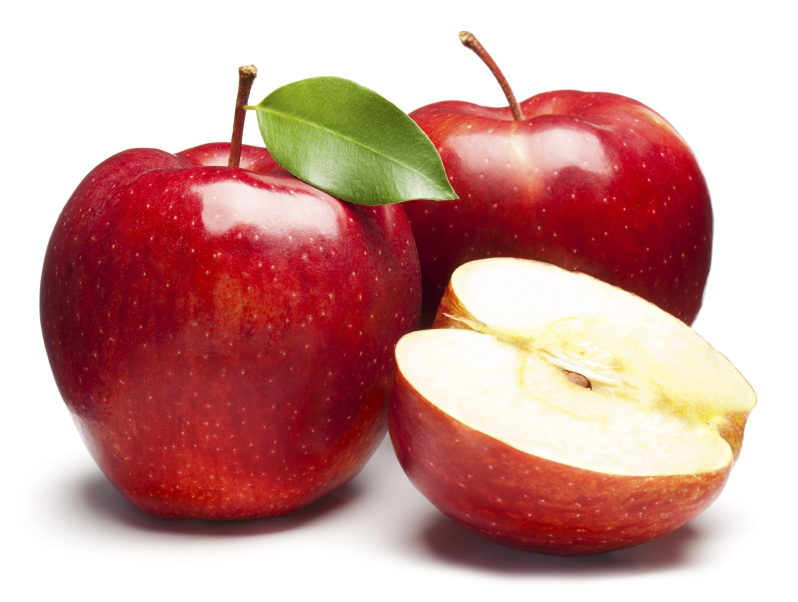
#> input picture apple.jpg, 1595 x 1204 px (shown at 1/2 size)
$ python sketchy_lines.py apple.jpg out.png   (Python 2 division)   (older library calls are emulated)
#> lines starting #> are read from the running program, lines starting #| are printed output that depends on the picture; after the words box and inside, x2 and y2 are one past the last pixel; in counts of white or black regions, pixels touching at a corner belong together
import cv2
import argparse
import numpy as np
from matplotlib import pyplot as plt


#  _____ _____ _____
# |     |     |     |
# |  1  |  2  |  4  |
# |_____|_____|_____|
# |     |     |     |
# |  8  |  X  | 16  |
# |_____|_____|_____|
# |     |     |     |
# | 32  | 64  | 128 |
# |_____|_____|_____|

# python sketchy_lines.py inputFile outputFile -t1 threshold1 -t2 threshold2 -lw lineWidth -o opacity -ln videoLength

parser = argparse.ArgumentParser()
parser.add_argument('input', action="store", help='inputfile')
parser.add_argument('output', action="store", help='outputfile')
parser.add_argument('-t1', action='store', dest='threshold1',type=int,help='Threshold for the dots, the bigger the threshold, the less dots displayed', default=300)
parser.add_argument('-t2', action='store', dest='threshold2',type=int,help='Threshold for the connected dots, the bigger the threshold, the less connected dots displayed', default=150)
parser.add_argument('-lw', action='store', dest='lineWidth',type=int,help='Width for the displayed lines', default=5)
parser.add_argument('-o', action='store', dest='opacity',type=int,help='Opacity for the dots', default=40)
parser.add_argument('-ln', action='store', dest='videoLength',type=int,help='Length of the video, the bigger this value, the longer video', default=500)

args = parser.parse_args()
print "input = " , args.input
print "output = " , args.output
print "th1 = " , args.threshold1
print "th2 = " , args.threshold2
print "lw = " , args.lineWidth
print "o = " , args.opacity
print "ln = " , args.videoLength

OUTPUT_FILE_NAME = args.output #TODO: output name

codes = [128, 64, 32, 16, 8, 4, 2, 1]
map_to_go = { 1 : [-1,-1],
              2 : [-1, 0],
              4 : [-1, 1],
              8 : [ 0,-1],
             16 : [ 0, 1],
             32 : [ 1,-1],
             64 : [ 1, 0],
            128 : [ 1, 1]
            }

def codeToGo(node, codes):
    for code in codes:
        if node // code:
            return code
    print "Error codeToGo returns 0"
    return 0

def whereToGo(code_to_go, y, x, map_to_go):
    return y + map_to_go[code_to_go][0], x + map_to_go[code_to_go][1]

img = cv2.imread(args.input, cv2.IMREAD_UNCHANGED)
#> img is the input picture: shape (1204, 1595, 3); mean B, G, R 153.4, 157.5, 204.8
edges = cv2.Canny(img, args.threshold2, args.threshold1, apertureSize=3, L2gradient=True)
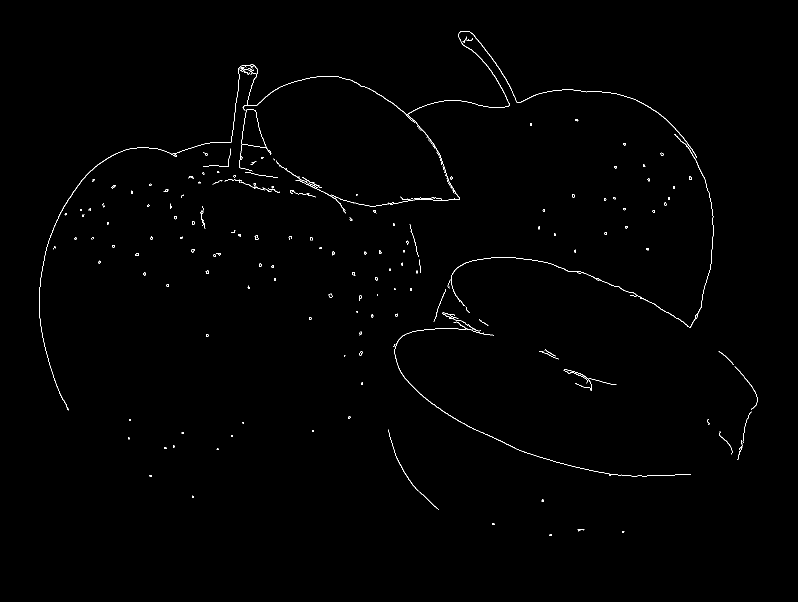
#> edges: shape (1204, 1595) (shown at 1/2 size); 0.54% white in thin lines or dots, all inside (x1, y1, x2, y2) = (78, 62, 1515, 1072)

#MORPHOLOGIC CLEANING
kernel1 = cv2.getStructuringElement(cv2.MORPH_CROSS, (1,1))
kernel5 = cv2.getStructuringElement(cv2.MORPH_CROSS, (args.lineWidth,args.lineWidth))
edges_eroded = cv2.morphologyEx(edges, cv2.MORPH_DILATE, kernel5)
#> edges_eroded: shape (1204, 1595); 2.2% white; 132 white regions, largest, box (x1, y1, x2, y2) and area: (76, 60, 1429, 823) 23659, (785, 623, 1384, 955) 5138, (1467, 731, 1517, 922) 1044
edges = cv2.morphologyEx(edges_eroded, cv2.MORPH_ERODE, kernel1)

# edges = 255*np.asarray([[0,1,1,0],
#                         [1,0,0,1],
#                         [1,0,0,1],
#                         [0,1,1,1],
#                         [0,1,0,1]],dtype=np.uint8)
edges_bool = edges.astype(np.bool)

h, w = edges_bool.shape
#> h = 1204; w = 1595

fourcc = cv2.VideoWriter_fourcc(*'DIVX')
video = cv2.VideoWriter(OUTPUT_FILE_NAME + ".avi",1,10.0,(w, h))

raw_edges = np.zeros((h+2, w+2), dtype=np.uint8)
raw_edges[1:-1, 1:-1] = edges_bool
#> raw_edges: shape (1206, 1597); values 0 (black) and 1 (white), 2.2% white; 132 white regions, largest, box (x1, y1, x2, y2) and area: (77, 61, 1430, 824) 23659, (786, 624, 1385, 956) 5138, (1468, 732, 1518, 923) 1044

recoded_edges = edges_bool * (raw_edges[0:-2, 0:-2] +
                              2 * raw_edges[0:-2, 1:-1] +
                              4 * raw_edges[0:-2, 2:] +
                              8 * raw_edges[1:-1, 0:-2] +
                              16 * raw_edges[1:-1, 2:] +
                              32 * raw_edges[2:, 0:-2] +
                              64 * raw_edges[2:, 1:-1] +
                              128 * raw_edges[2:, 2:])
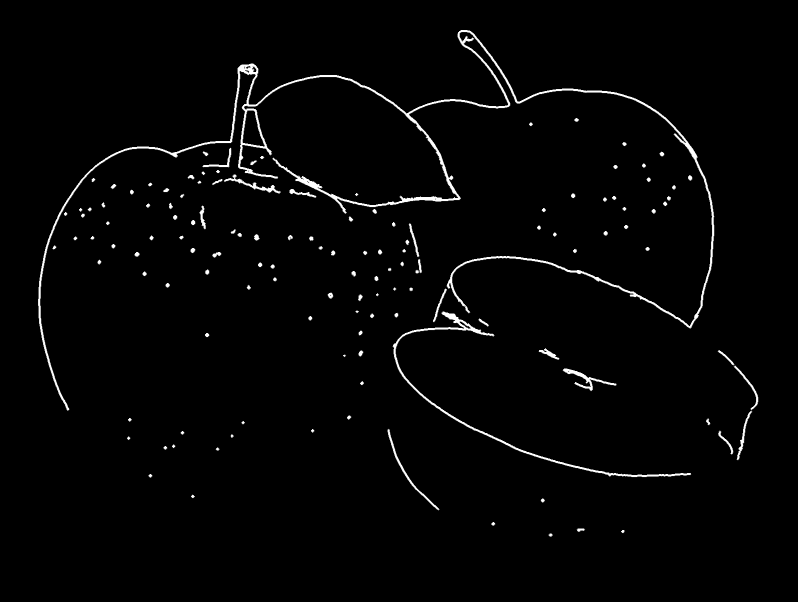
#> recoded_edges: shape (1204, 1595) (shown at 1/2 size); min 0, max 255, mean 4.7

recoded_buff = np.copy(recoded_edges)
output_image = np.ones((h,w), dtype=np.bool)

line_dict = dict()
line_ordered = list()

video_img = 255 * np.ones((h,w), dtype=np.uint8)
dot_number = 0
for i in range(h):
    for j in range(w):
        if recoded_buff[i,j] > 0:
            #print output_image
            #print recoded_buff
            x = j
            y = i
            from_code = 0
            node_buff = recoded_buff[i,j]
            line_list = list()
            while(node_buff > 0):
                #print output_image
                #print recoded_buff

                output_image[y,x] = 0

                line_list.append((x,y))

                #find code which points next node
                code_to_go = codeToGo(node_buff, codes)

                #erase code_to_go info
                recoded_buff[y, x] &= (255 - code_to_go)

                #code_to_go of previous node and from_code of connected node multiplication is 128
                from_code = 128 / code_to_go
                y, x = whereToGo(code_to_go, y, x, map_to_go)

                #print output_image
                #print recoded_buff
                node_buff = recoded_buff[y,x]

                # erase from_code from next code
                recoded_buff[y, x] &= (255 - from_code)

            line_list_len = len(line_list)
            dot_number += line_list_len
            if line_list_len not in line_dict:
                line_dict[len(line_list)] = list()
            line_dict[len(line_list)].append(line_list)
            line_ordered.append((line_list_len, line_list))
            pass
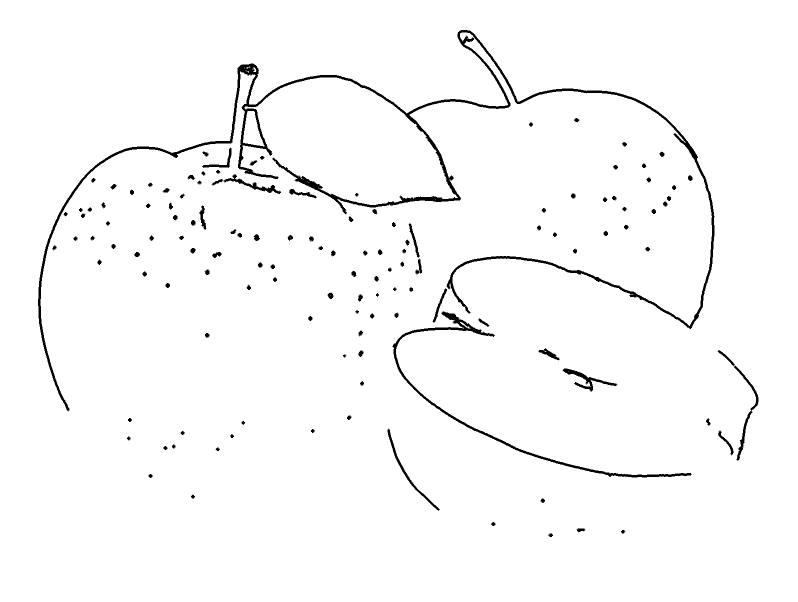
#> output_image: shape (1204, 1595) bool (shown at 1/2 size); 97.8% white; 132 black regions, largest, box (x1, y1, x2, y2) and area: (76, 60, 1429, 823) 23659, (785, 623, 1384, 955) 5138, (1467, 731, 1517, 922) 1044
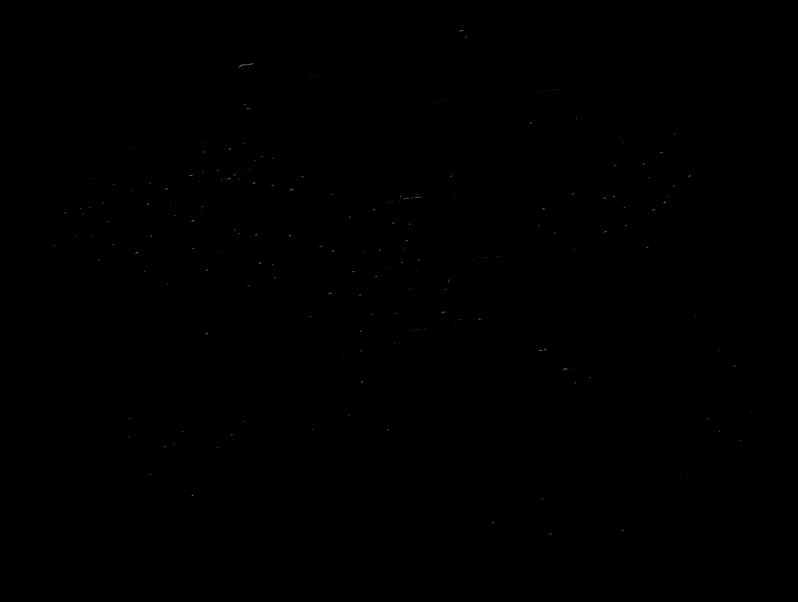
#> recoded_buff: shape (1204, 1595) (shown at 1/2 size); 2.21% of pixels changed, all inside (x1, y1, x2, y2) = (76, 60, 1517, 1074)
#> after the loop, dot_number = 172260; line_dict = 302 items; line_ordered = 5500 items


counter = 0
outline_line_size = int(len(line_dict.keys())/7)
#> outline_line_size = 43
line_dict_keys = sorted(line_dict.keys(), reverse=True)[0:outline_line_size]
#> line_dict_keys = 43 values, max 2885 at index 0, min 450 at index 42, mean 753.9
for key in line_dict_keys:
    for points_batch in line_dict[key]:
        for x, y in points_batch:
            #write to video
            video_img[y, x] = max(0, video_img[y, x] - args.opacity)
            if counter % int(dot_number/args.videoLength) == 0:
                #video_to_show = cv2.resize(video_img, (w, h))
                #if counter % 1000 == 0:
                    #cv2.imwrite("video_img_" + str(counter/100) + ".png", video_to_show)
                imRGB = cv2.cvtColor(video_img, cv2.COLOR_GRAY2RGB)
                video.write(imRGB)
            counter += 1
#> this loop made 43 passes
#> key on passes 1 to 12: 2885, 1708, 1075, 945, 942, 926, 911, 908, 906, 854, 836, 790
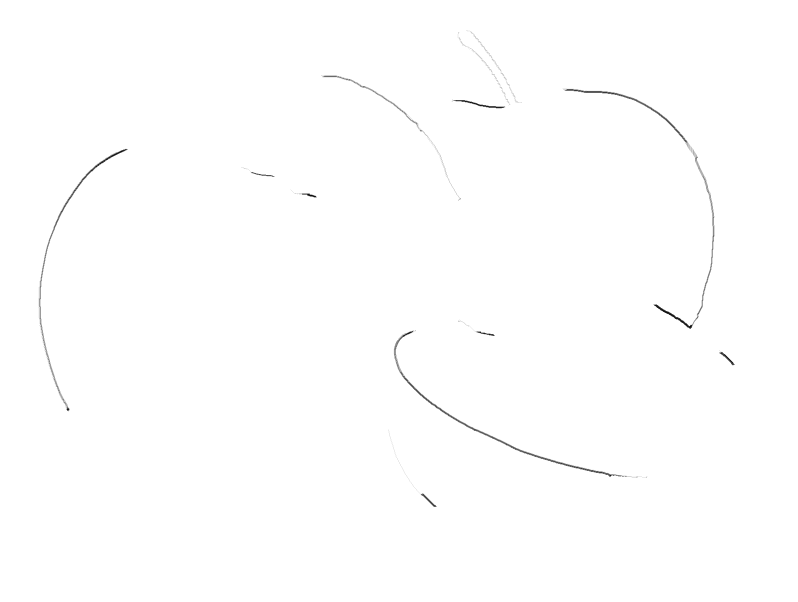
#> imRGB: shape (1204, 1595, 3) (shown at 1/2 size); min 0, max 255, mean 254.3
#> after the loop, counter = 33427


for line_len, points_batch in line_ordered:
    if line_len < line_dict_keys[-1]:
        for x, y in points_batch:
            #write to video
            video_img[y, x] = max(0, video_img[y, x] - args.opacity)
            if counter % int(dot_number/args.videoLength) == 0:
                #video_to_show = cv2.resize(video_img, (w, h))
                #if counter % 1000 == 0:
                    #cv2.imwrite("video_img_" + str(counter/100) + ".png", video_to_show)
                imRGB = cv2.cvtColor(video_img, cv2.COLOR_GRAY2RGB)
                video.write(imRGB)
            counter += 1
#> this loop made 5500 passes
#> line_len on passes 1 to 3: 170, 175, 182
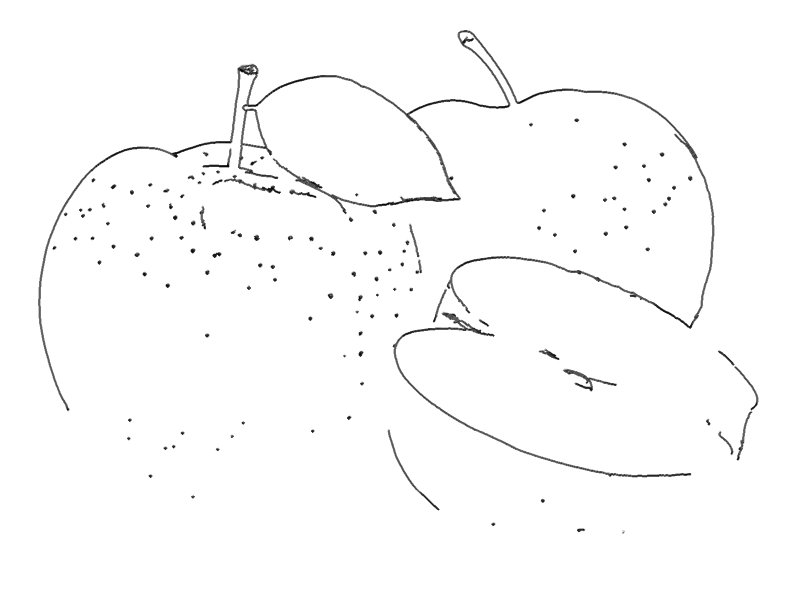
#> imRGB: shape (1204, 1595, 3) (shown at 1/2 size); min 0, max 255, mean 251.4
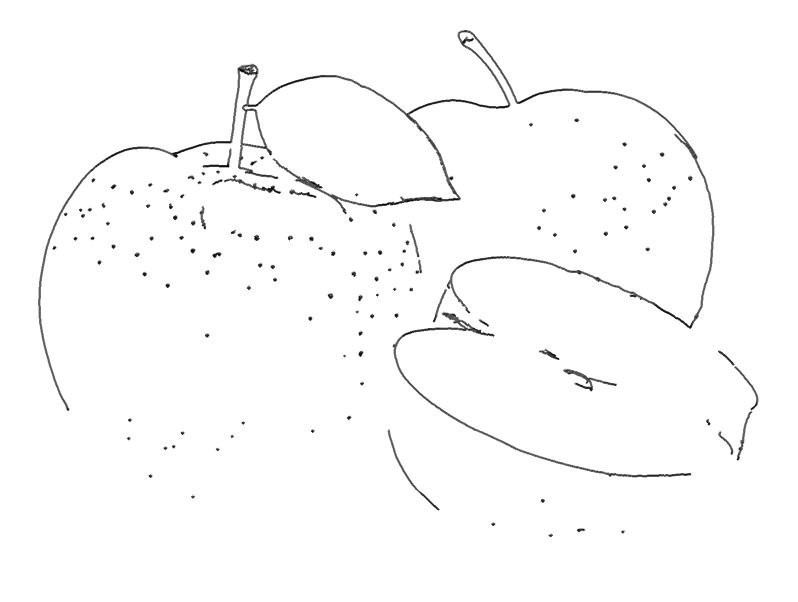
#> video_img: shape (1204, 1595) (shown at 1/2 size); min 0, max 255, mean 251.4
#> after the loop, counter = 172260

cv2.destroyAllWindows()
video.release()
